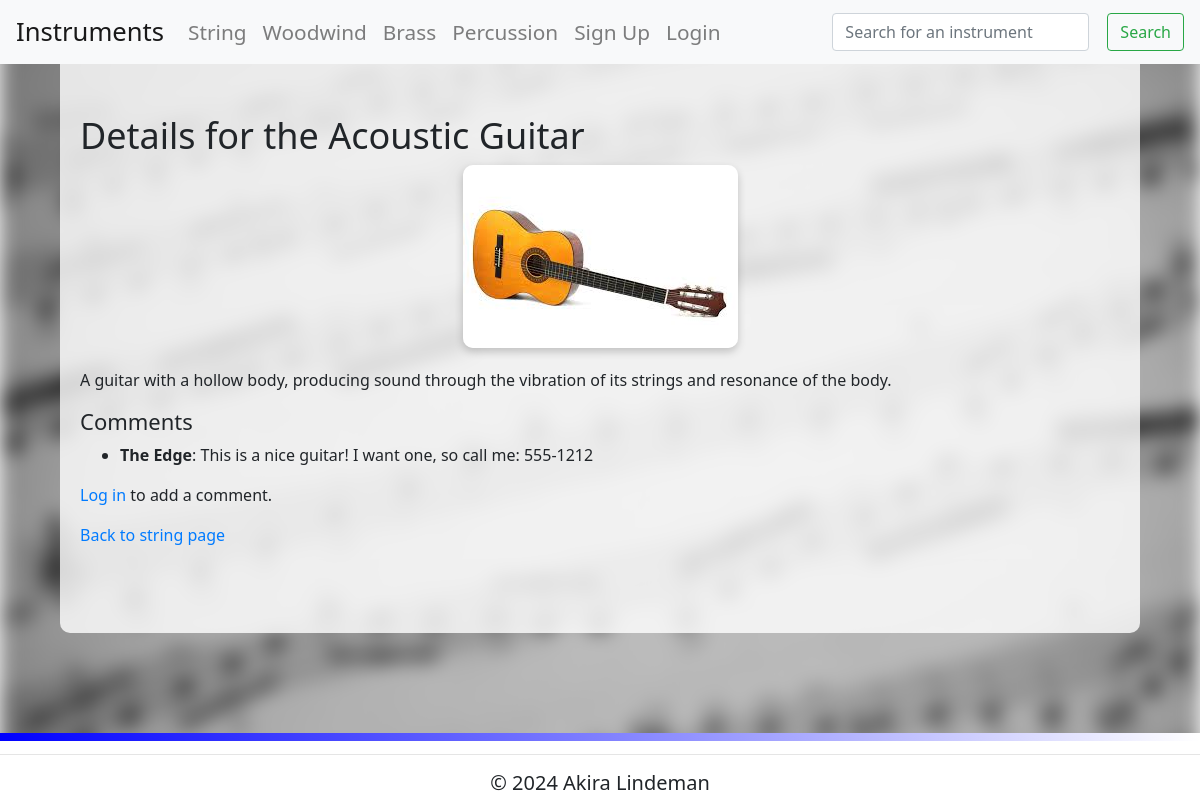
The app's page /instrument/5 with its own data.
### tables this page shows
CREATE TABLE Instrument (id INTEGER PRIMARY KEY, name TEXT, familyid INTEGER REFERENCES InstrumentFamily (id), description TEXT, image TEXT);

CREATE TABLE Comments (id INTEGER PRIMARY KEY, instrument_id INTEGER REFERENCES Instrument (id), user_id INTEGER REFERENCES Users (id), comment TEXT, comment_status INTEGER);

CREATE TABLE Users (id INTEGER PRIMARY KEY AUTOINCREMENT, username TEXT, password TEXT, admin INTEGER);

CREATE TABLE InstrumentFamily (id INTEGER PRIMARY KEY, name TEXT);

### routes.py (the view)
@app.route('/instrument/<int:instrument_id>')
def instrument_details(instrument_id):
    try:
        if 'user_id' not in session:
            session['next'] = request.url
        query = "SELECT COUNT(1) FROM Instrument WHERE id = ?"
        instrument_exists = sql_queries(query, (instrument_id,), 'fetchone')
        if not instrument_exists or not instrument_exists[0]:
            raise KeyError
        instrument_query = """
        SELECT Instrument.id, Instrument.name, Instrument.description,
        Instrument.image, InstrumentFamily.id, InstrumentFamily.name
        FROM Instrument
        JOIN InstrumentFamily ON Instrument.familyid = InstrumentFamily.id
        WHERE Instrument.id = ?
        """
        instrument = sql_queries(instrument_query, (instrument_id,), 'fetchone')
        if instrument is None:
            abort(404)
        comments_query = """
        SELECT Comments.id, Comments.comment, Users.username, Comments.user_id
        FROM Comments
        JOIN Users ON Comments.user_id = Users.id
        WHERE Comments.instrument_id = ? AND Comments.comment_status = 1
        """
        comments = sql_queries(comments_query, (instrument_id,), 'fetchall')
        return render_template('instrument.html', instrument=instrument, comments=comments)
    except KeyError:
        abort(404)
    except Exception as e:
        print(f"General Exception occurred: {e}")
        abort(500, description=str(e))

### routes.py (called while the page is built)
def sql_queries(query, params, option):
    connection = sqlite3.connect('instruments.db')
    cursor = connection.cursor()
    cursor.execute(query, params)
    if option == 'fetchone':
        result = cursor.fetchone()
    elif option == 'fetchall':
        result = cursor.fetchall()
    elif option == 'commit':
        connection.commit()
        result = None
    connection.close()
    return result

@app.before_request
def limit_url_length():
    MAX_URL_LENGTH = 200  # Set your URL length limit
    if len(request.path) > MAX_URL_LENGTH:
        abort(414)

### templates/instrument.html (shortened to what this page needs)
{% extends 'layout.html' %}
{% block content %}
  <div id="content">
    {% if instrument %}
      <h1>Details for the {{ instrument[1] }}</h1>
      <div class="flex-container">
        <img src="{{ instrument[3] }}" alt="Image of {{ instrument[1] }}" class="instrument-image">
        <p>{{ instrument[2] }}</p>
      </div>
      <h2>Comments</h2>
      {% if comments %}
      <ul>
        {% for comment in comments %}
          <li>
            <strong>{{ comment[2] }}</strong>: {{ comment[1] }}
          </li>
        {% endfor %}
      </ul>
      {% else %}
        <p>No comments yet. Be the first!</p>
      {% endif %}
      {% if session.get('user_id') %}
        <a href="{{ url_for('add_comment', instrument_id=instrument[0]) }}" class="btn btn-primary">Add Comment</a>
      {% else %}
        <p><a href="{{ url_for('login') }}">Log in</a> to add a comment.</p>
      {% endif %}
      <p><a href="{{ url_for(instrument[5]) }}">Back to {{ instrument[5] }} page</a></p>
    {% else %}
      <p>Instrument not found.</p>
    {% endif %}
  </div>
{% endblock %}

### templates/layout.html (shortened to what this page needs)
<!DOCTYPE html>
<html>
<head>
    <link rel="stylesheet" href="https://stackpath.bootstrapcdn.com/bootstrap/4.3.1/css/bootstrap.min.css">
    <link rel="stylesheet" href="{{ url_for('static', filename='style.css') }}">
</head>
<body class="{% if messages %}has-flash-messages{% else %}no-flash-messages{% endif %}">
    <div class="container-with-background">
    <nav>
        {% include "nav.html" %}
    </nav>
        <div class="container mt-4">
            {% block content %}
            {% endblock %}
        </div>
        <footer class="footer">
            <hr>
            <h2>&copy; 2024 Akira Lindeman</h2>
        </footer>
    </div>
</body>
</html>

### templates/nav.html (shortened to what this page needs)
<nav class="navbar navbar-expand-lg navbar-light bg-light fixed-top">
  <a class="navbar-brand" href="/string">Instruments</a>
  <div class="collapse navbar-collapse" id="navbarNav">
    <ul class="navbar-nav">
      <li class="nav-item"><a class="nav-link" href="/string">String</a></li>
      <li class="nav-item"><a class="nav-link" href="/woodwind">Woodwind</a></li>
      <li class="nav-item"><a class="nav-link" href="/brass">Brass</a></li>
      <li class="nav-item"><a class="nav-link" href="/percussion">Percussion</a></li>
      {% if session.get('user_id') %}
        <li class="nav-item"><a class="nav-link" href="/logout">Logout</a></li>
      {% else %}
        <li class="nav-item"><a class="nav-link" href="/signup">Sign Up</a></li>
        <li class="nav-item"><a class="nav-link" href="/login">Login</a></li>
      {% endif %}
    </ul>
    <form class="form-inline ml-auto" action="/search" method="GET">
      <input class="form-control mr-sm-2" type="search" name="search" placeholder="Search for an instrument" aria-label="Search" required maxlength="50">
      <button class="btn btn-outline-success my-2 my-sm-0" type="submit">Search</button>
    </form>
  </div>
</nav>

### static/style.css (style rules this page uses)
html, body { height: 100%; margin: 0; }
.navbar { margin-bottom: 20px; }
.navbar-brand { font-size: 1.6em; }
.nav-item .nav-link { font-size: 1.3em; color: #555; }
.form-inline .form-control { width: auto; }
.form-inline .btn { margin-left: 10px; }
body::before { content: ""; position: fixed; top: 0; left: 0; width: 100%; height: 100%; background-image: url("/static/pictures/background.jpeg"); background-repeat: no-repeat; background-position: center; background-attachment: fixed; background-size: cover; filter: blur(10px); z-index: -1; pointer-events: none; }
.container-with-background { background-color: rgba(255, 255, 255, 0.8); max-width: 90%; width: 100%; margin: 40px auto; border-radius: 10px; }
.instrument-image { max-width: 100%; max-height: 400px; width: auto; height: auto; object-fit: contain; border-radius: 10px; box-shadow: 0 4px 8px rgba(0, 0, 0, 0.2); margin: 0 auto; display: block; }
.flex-container { display: flex; flex-direction: column; gap: 20px; }
.footer::before { content: ''; background: linear-gradient(to right, blue, white); height: 8px; width: 100%; position: absolute; top: 0; left: 0; }
.container { grid-row: 2; padding: 20px; padding-bottom: 70px; }
.footer { position: fixed; bottom: 0; left: 0; width: 100%; background-color: #ffffff; text-align: center; padding: 5px 0; }
.footer h2 { font-size: 20px; margin: 0; }

### records on screen
Instrument: name "Acoustic Guitar", image (picture), description "A guitar with a hollow body, producing sound through the vibration of its strings and resonance of the body."
Comments: username "The Edge", comment "This is a nice guitar! I want one, so call me: 555-1212"
InstrumentFamily: name "string"
